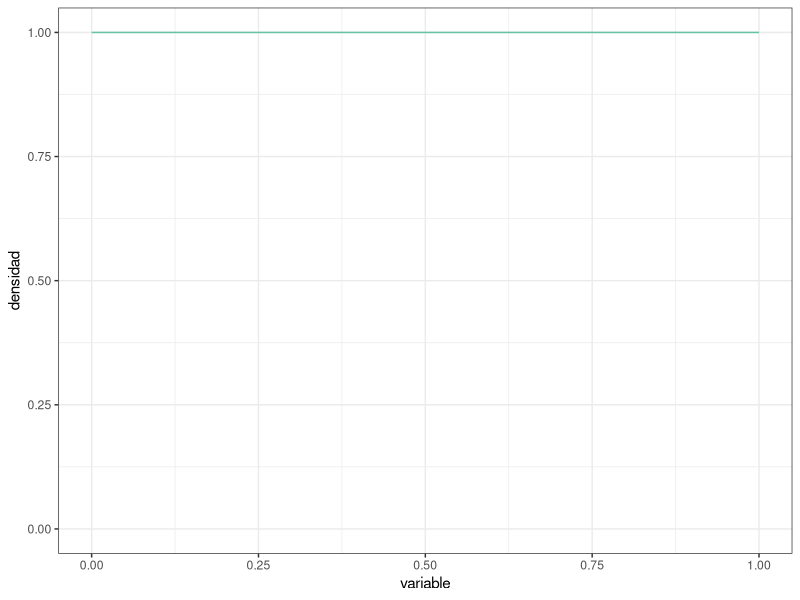
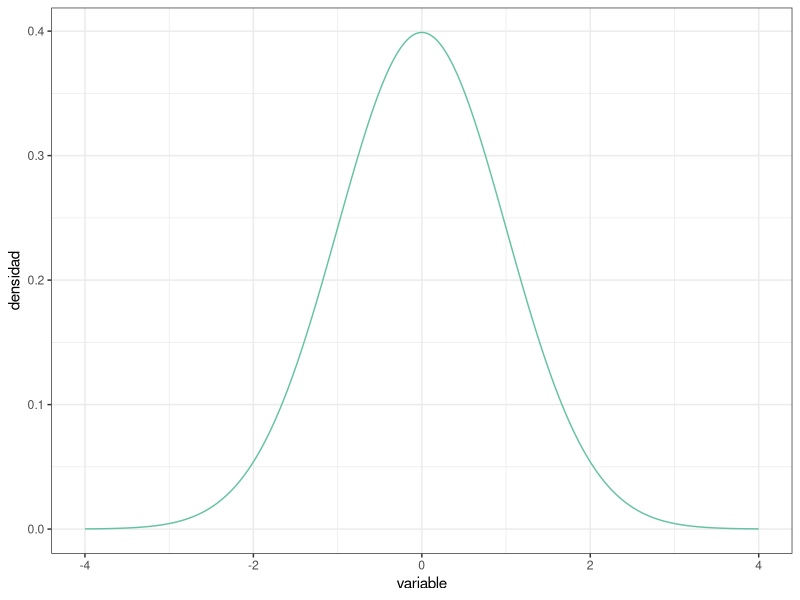
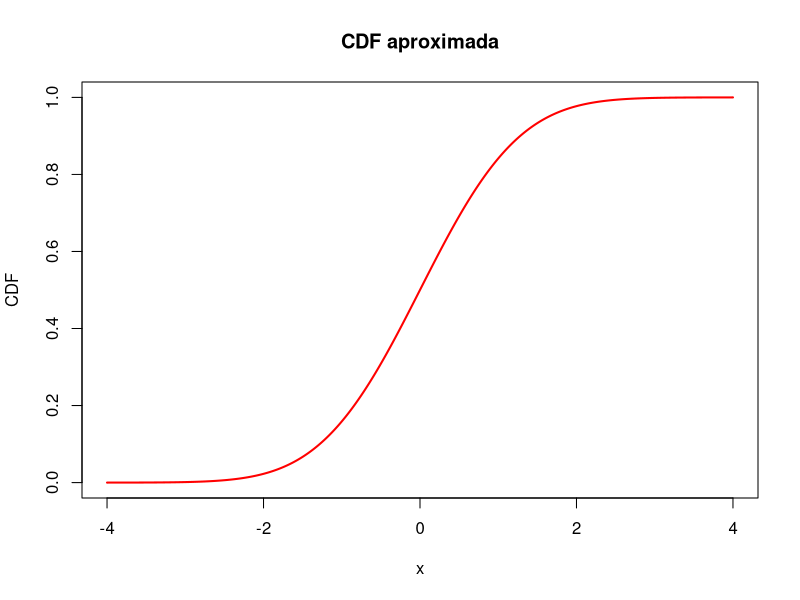
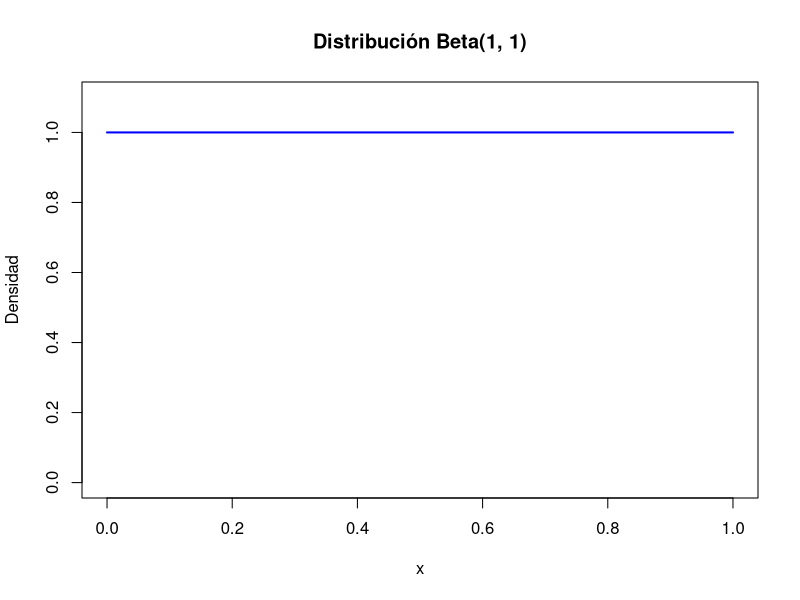
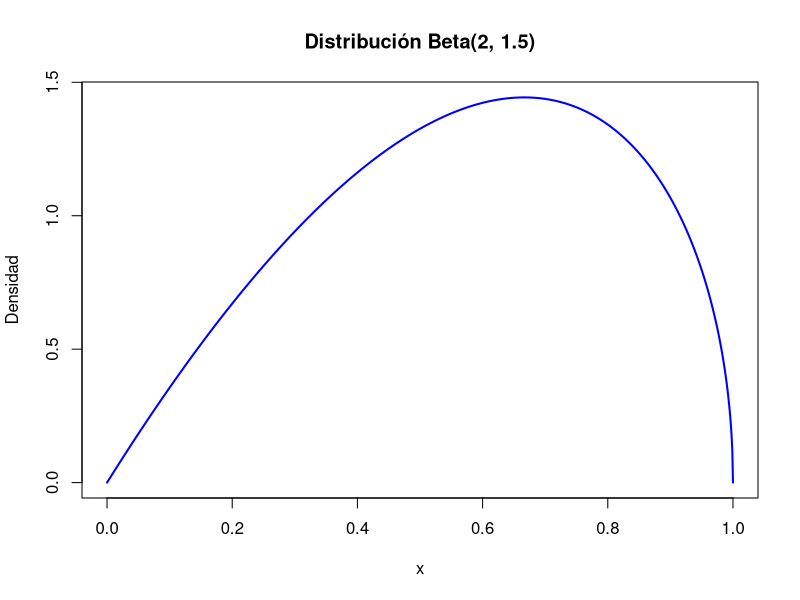
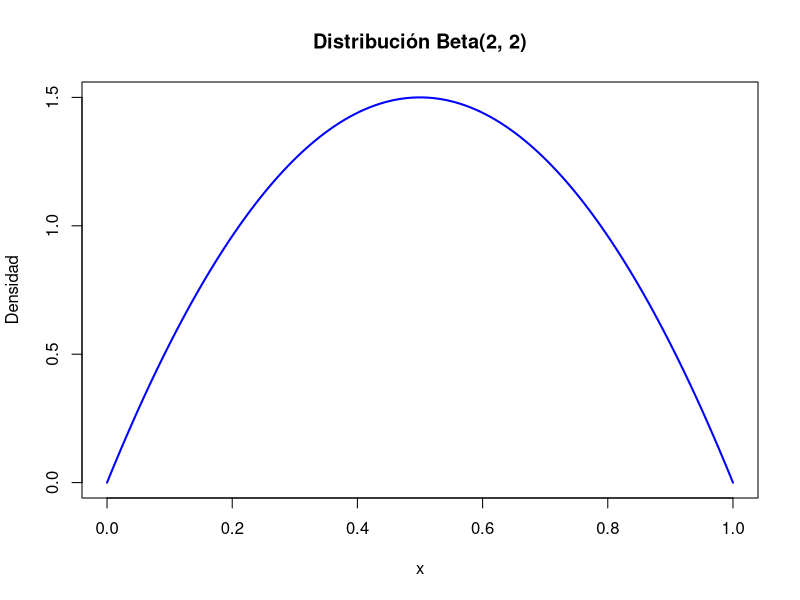
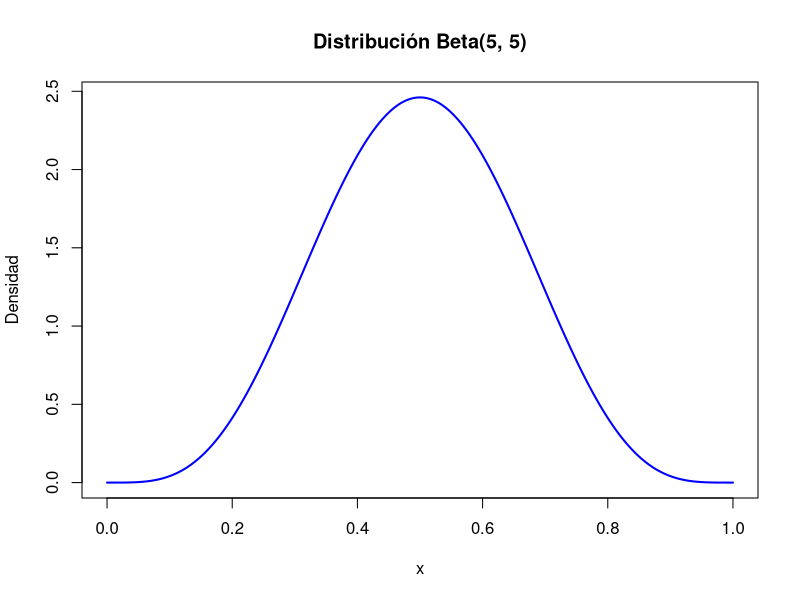
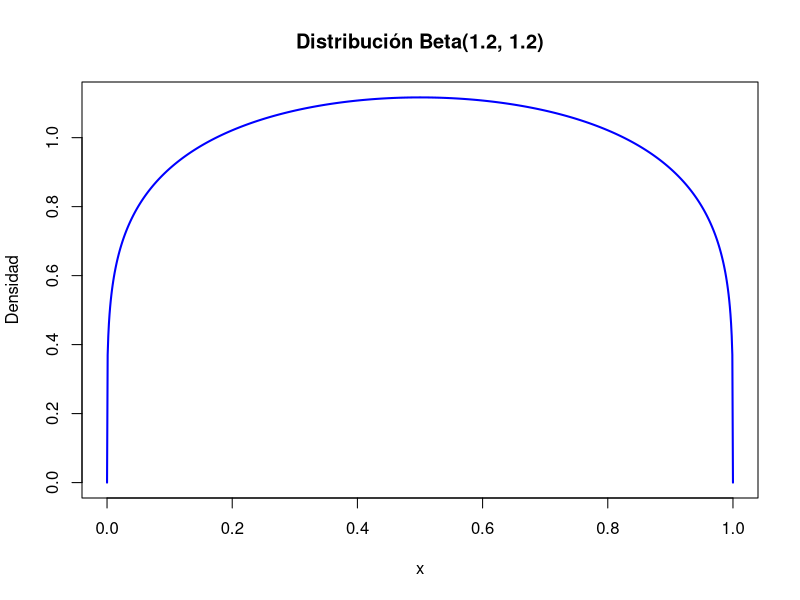

Here is the R script that generated these plots, in order:
## ---- chunk 1
#| message: false

# Paquetes:
library(tidyverse)
library(RColorBrewer)


# Configuración de la salida gráfica:

PALETA <- brewer.pal(8, "Set2") # Colores por defecto
color_defecto  <- PALETA[1]
options(ggplot2.discrete.colour = PALETA)

theme_set(theme_bw()) # Tema "neutro" para la representación gráfica
## ---- chunk 2
PREC     <- 1e-3 # Precisión para representar la función de densidad (milésimas)
DENS_INF <- 0    # Rango inferior de la función de densidad
DENS_SUP <- 1    # Rango superior de la función de densidad

uniforme <- tibble( # Esta función crea un "data.frame" o tabla de datos
  variable = seq(from = DENS_INF, to = DENS_SUP, by = PREC),
  densidad = variable |> dunif(min = DENS_INF, max = DENS_SUP)
)

uniforme |> glimpse() # Muestra el objeto con los datos, contiene 2 columnas 

uniforme |> # Usando la tabla de datos antes creada, crea un objeto gráfico
  ggplot(mapping = aes(x = variable, y = densidad)) + # "Mapea" columnas a
                                                      #   coordenadas
  geom_line(color = color_defecto) + # Representa mediante una línea continua
  
  ylim( # Fija el límite inferior a 0 para mostrar el eje y completo:
    0,  # (Usa la propia distribución para establecer el límite superior)
    uniforme |> pull(densidad) |> max()
  )
## ---- chunk 3
DENS_INF <- -4 # Usamos un rango más adecuado para la normal estandarizada
DENS_SUP <-  4

normal <- tibble( # Reutilizamos `PREC` del "chunk" de código anterior
  variable = seq(from = DENS_INF, to = DENS_SUP, by = PREC),
  densidad = variable |> dnorm()
)

# Al cubrir la distribución el rango desde 0 hasta el máximo, en este caso no
#   es necesario establecer los límites manualmente
normal |>
  ggplot(mapping = aes(x = variable, y = densidad)) +
  geom_line(color = color_defecto)
## ---- chunk 4
uniforme |> summarize(integral = PREC * sum(densidad))
## ---- chunk 5
uniforme |> summarize(
  integral = PREC * (sum(densidad) - 0.5 * (first(densidad) + last(densidad)))
)
## ---- chunk 6
normal |> summarize(
  integral = sum(densidad) * PREC
)
## ---- chunk 7
tibble( # Ampliando el rango a [-10, 10]:
  variable = seq(from = -10, to = 10, by = PREC),
  densidad = variable |> dnorm()
) |>
  summarize(integral = sum(densidad) * PREC)

tibble( # Usando precisión de "millonésimas":
  variable = seq(from = DENS_INF, to = DENS_SUP, by = 1e-6),
  densidad = variable |> dnorm()
) |>
  summarize(integral = sum(densidad) * 1e-6) # Misma precisión en la integral
## ---- chunk 8
uniforme |> summarize(
  integral = PREC * sum(densidad),
  integral = integral / integral # Normalización
)

normal |> summarize(
  integral = PREC * sum(densidad),
  integral = integral / integral # Normalización
)
## ---- chunk 9
dnorm(0) # valor maximo para la distibucion normal
## ---- chunk 10
dunif(0.5, min = 0, max = 1) # valor maximo para la distibucion uniforme
## ---- chunk 11
dnorm(0,0,0.1)
## ---- chunk 12
dunif(0.25, min = 0, max = 0.5)
## ---- chunk 13
x <- seq(-4, 4, PREC)
densidad <- dnorm(x)
cdf_aproximada <- cumsum(densidad) * PREC
plot(x, cdf_aproximada, type = "l", col = "red", lwd = 2,
     main = "CDF aproximada",
     xlab = "x", ylab = "CDF")


## ---- chunk 14
x <- seq(-4, 4, 1e-3)
densidad <- dnorm(x)
valor_esperado <- sum(x*densidad)*1e-3
cat("El valor esperado es", valor_esperado, "\n")
## ---- chunk 15
x <- seq(0, 1, 1e-3)
y <- dbeta(x, shape1 = 1, shape2 = 1)
plot(x, y, type = "l", col = "blue", lwd = 2,
     main = "Distribución Beta(1, 1)",
     xlab = "x", ylab = "Densidad", ylim=c(0,1.1) )
## ---- chunk 16
x <- seq(0, 1, 1e-3)
y <- dbeta(x, shape1 = 2, shape2 = 1.5)
plot(x, y, type = "l", col = "blue", lwd = 2,
     main = "Distribución Beta(2, 1.5)",
     xlab = "x", ylab = "Densidad")
## ---- chunk 17
x <- seq(0, 1, 1e-3)
y <- dbeta(x, shape1 = 2, shape2 = 2)
plot(x, y, type = "l", col = "blue", lwd = 2,
     main = "Distribución Beta(2, 2)",
     xlab = "x", ylab = "Densidad")
## ---- chunk 18
x <- seq(0, 1, 1e-3)
y <- dbeta(x, shape1 = 5, shape2 = 5)
plot(x, y, type = "l", col = "blue", lwd = 2,
     main = "Distribución Beta(5, 5)",
     xlab = "x", ylab = "Densidad")
## ---- chunk 19
x <- seq(0, 1, 1e-3)
y <- dbeta(x, shape1 = 1.2, shape2 = 1.2)
plot(x, y, type = "l", col = "blue", lwd = 2,
     main = "Distribución Beta(1.2, 1.2)",
     xlab = "x", ylab = "Densidad")
## ---- chunk 20
x <- seq(0, 1, 1e-3)
y <- dbeta(x, shape1 = 0.8, shape2 = 0.8)
plot(x, y, type = "l", col = "blue", lwd = 2,
     main = "Distribución Beta(0.8, 0.8)",
     xlab = "x", ylab = "Densidad")
## ---- chunk 21
theta <- seq(0, 1, 1e-3)
densidad_prior <- dbeta(theta, shape1 = 1, shape2 = 1)
plot(theta, densidad_prior, type = "l", col = "blue", lwd = 2,
     main = "Distribución previa Beta(1, 1)",
     xlab = "Tasa de aceptación (theta)", ylab = "Densidad",ylim=c(0,1.1))

## ---- chunk 22
aceptacion_muestra <- tibble(
  id_participante   = 1:22,
  resp_descarga_app = c(
    "Si", "Si", "No", "No", "Si", "Si", "Si", "Si", "No", "Si", "Si",
    "Si", "Si", "Si", "Si", "Si", "No", "Si", "No", "Si", "Si", "Si"
  )
)
frecuencias <- aceptacion_muestra%>%count(resp_descarga_app)
print(frecuencias)
## ---- chunk 23
theta <- seq(0, 1, PREC)
densidad_prior <- dbeta(theta, shape1 = 1, shape2 = 1)
densidad_posterior <- dbeta(theta, shape1 = 18, shape2 = 6)
plot(theta, densidad_prior, type = "l", col = "blue", lwd = 2,
     main = "Distribución Previa y Posterior",
     xlab = expression(theta), ylab = "Densidad", ylim = c(0,5))
lines(theta, densidad_posterior, col = "red", lwd = 2)
par(xpd = TRUE)
legend("bottomleft",inset = c(-0.1,- 0.5), cex = 0.7,legend = c("Distribución Previa (Beta(1,1))", 
                              "Distribución Posterior (Beta(18,6))"),
       col = c("blue", "red"), lwd = 2)

## ---- chunk 24
cat("La media es", 18 / (18 + 6), "\n")
cat("La moda es", (18 - 1) / (18 + 6 - 2), "\n")

## ---- chunk 25
aceptacion_muestra_2 <- tibble(
  id_participante   = 1:113,
  resp_descarga_app = c(
    "Si", "Si", "No", "No", "Si", "Si", "Si", "Si", "No", "Si", "Si",
    "Si", "Si", "Si", "Si", "Si", "No", "Si", "No", "Si", "Si", "Si", 
    "No", "Si", "Si", "Si", "Si", "No", "No", "Si", "No", "Si", "Si", 
    "Si", "Si", "Si", "No", "Si", "No", "No", "Si", "No", "Si", "Si", 
    "No", "No", "No", "Si", "No", "No", "Si", "Si", "No", "No", "Si", 
    "No", "Si", "No", "No", "No", "Si", "Si", "No", "Si", "Si", "No", 
    "Si", "Si", "No", "Si", "Si", "No", "Si", "No", "Si", "No", "Si", 
    "No", "No", "No", "Si", "Si", "No", "No", "Si", "Si", "No", "No", 
    "No", "Si", "Si", "No", "Si", "Si", "No", "Si", "Si", "Si", "Si", 
    "No", "Si", "No", "No", "No", "No", "No", "Si", "No", "No", "Si", 
    "Si", "Si", "Si"
  )
)
frecuencias <- aceptacion_muestra_2%>%count(resp_descarga_app)
print(frecuencias)
## ---- chunk 26
theta <- seq(0, 1, 1e-3)
densidad_prior_1 <- dbeta(theta, shape1 = 1, shape2 = 1)
densidad_prior_2 <- dbeta(theta, shape1 = 18, shape2 = 6)
densidad_posterior <- dbeta(theta, shape1 = 83, shape2 = 54)
plot(theta, densidad_prior_2, type = "l", col = "blue", lwd = 2,
     main = "Distribución Previa y Posterior",
     xlab = expression(theta), ylab = "Densidad", ylim = c(0,10))
lines(theta, densidad_posterior, col = "red", lwd = 2)
lines(theta, densidad_prior_1, col = "green", lwd = 2)
par(xpd = TRUE)
legend("bottomleft",inset = c(-0.1,- 0.5), cex = 0.6,legend = c("Distribución Previa 1 (Beta(1,1))","Distribución Previa 2 (Beta(18,6))", 
                              "Distribución Posterior (Beta(83,54))"),
       col = c("green","blue", "red"), lwd = 2)

cat("La media es", 83 / (83 + 54), "\n")
cat("La moda es", (83 - 1) / (83+54 - 2), "\n")

## ---- chunk 27
aceptacion_muestra_total <- bind_rows(
  aceptacion_muestra, aceptacion_muestra_2
) |>
  mutate(id_participante = row_number()) # Los ID están colapsados en una serie
## ---- chunk 28
theta <- seq(0, 1, 1e-3)
densidad_prior <- dbeta(theta, shape1 = 18, shape2 = 6)
densidad_posterior <- dbeta(theta, shape1 = 83, shape2 = 54)
densidad_post_2 <- dbeta(theta, shape1 = 83, shape2 = 54)
plot(theta, densidad_prior, type = "l", col = "blue", lwd = 2,
     main = "Distribución Previa y Posterior",
     xlab = expression(theta), ylab = "Densidad", ylim = c(0,10))
lines(theta, densidad_posterior, col = "red", lwd = 2)
lines(theta, densidad_post_2, col = "green", lwd = 2)
par(xpd = TRUE)
legend("bottomleft",inset = c(-0.1,- 0.3), cex = 0.7,legend = c("Distribución Previa (Beta(18,6))", 
                              "Distribución Posterior (Beta(83,54))", "Distribución Posterior 2 (Beta(83,54))"),
       col = c("blue", "red","green"), lwd = 2)

cat("La media es", 83 / (83 + 54), "\n")
cat("La moda es", (83 - 1) / (83+54 - 2), "\n")
## ---- chunk 29
clase_1 <- tibble(
  id     = 1:27,
  tiempo = c(
    242, 249, 278, 273, 227, 257, 276, 236, 214, 141, 200, 201, 
    228, 271, 160, 275, 156, 246, 293, 306, 263, 247, 224, 160, 277, 
    168, 250
  )
)

clase_2 <- tibble(
  id     = 1:24,
  tiempo = c(
    195, 176, 237, 258, 226, 254, 292, 212, 215, 298, 235, 244, 
    144, 227, 166, 194, 261, 187, 224, 233, 180, 167, 193, 282
  )
)
datos_totales <- bind_rows(clase_1, clase_2)
media1 <- mean(clase_1$tiempo)
media2 <- mean(clase_2$tiempo)
media_muestral <- mean(datos_totales$tiempo)
varianza_muestral <- var(datos_totales$tiempo)
cat("Media clase 1:", media1, "\n")
cat("Media clase 2:", media2, "\n")
cat("Media muestral:", media_muestral, "\n")
cat("Varianza muestral:", varianza_muestral, "\n")
## ---- chunk 30
n <- datos_totales |> nrow()
media_previa <-247
varianza_previa <-1156
sigma <- (varianza_previa * varianza_muestral)/(varianza_previa*n + varianza_muestral) 
mu <- (varianza_muestral * media_previa + varianza_previa*n*media_muestral)/(varianza_muestral + varianza_previa*n) 
cat("Distribución posterior: Normal(", round(mu, 2), ",", round(sqrt(sigma), 2), ")\n")
## ---- chunk 31
x <- seq(media_previa - 4 * sqrt(varianza_previa), media_previa + 4 * sqrt(varianza_previa), by= PREC)
densidad_post <- dnorm(x,mu,sqrt(sigma))
densidad_previa <- dnorm(x, mean = media_previa, sd = sqrt(varianza_previa))
plot(x, densidad_previa, type = "l", col = "blue", lwd = 2, 
     ylab = "Densidad", xlab = "Media",ylim = c(0,0.07), main = "Distribuciones Previa y Posterior")
lines(x, densidad_post, col = "red", lwd = 2)
par(xpd = TRUE)
legend("bottomleft",inset = c(-0.15,- 0.45), cex = 0.7, legend = c("Distribución Previa (Normal(247, 1156))", "Distribución Posterior (Normal(228.4, 36.12))"))
## ---- chunk 32
densidad_final <- dnorm(x,media_muestral,sqrt(varianza_muestral))
valor_esperado_nuevo <- sum(x*densidad_final)*PREC
cat("El valor esperado es", valor_esperado_nuevo)
